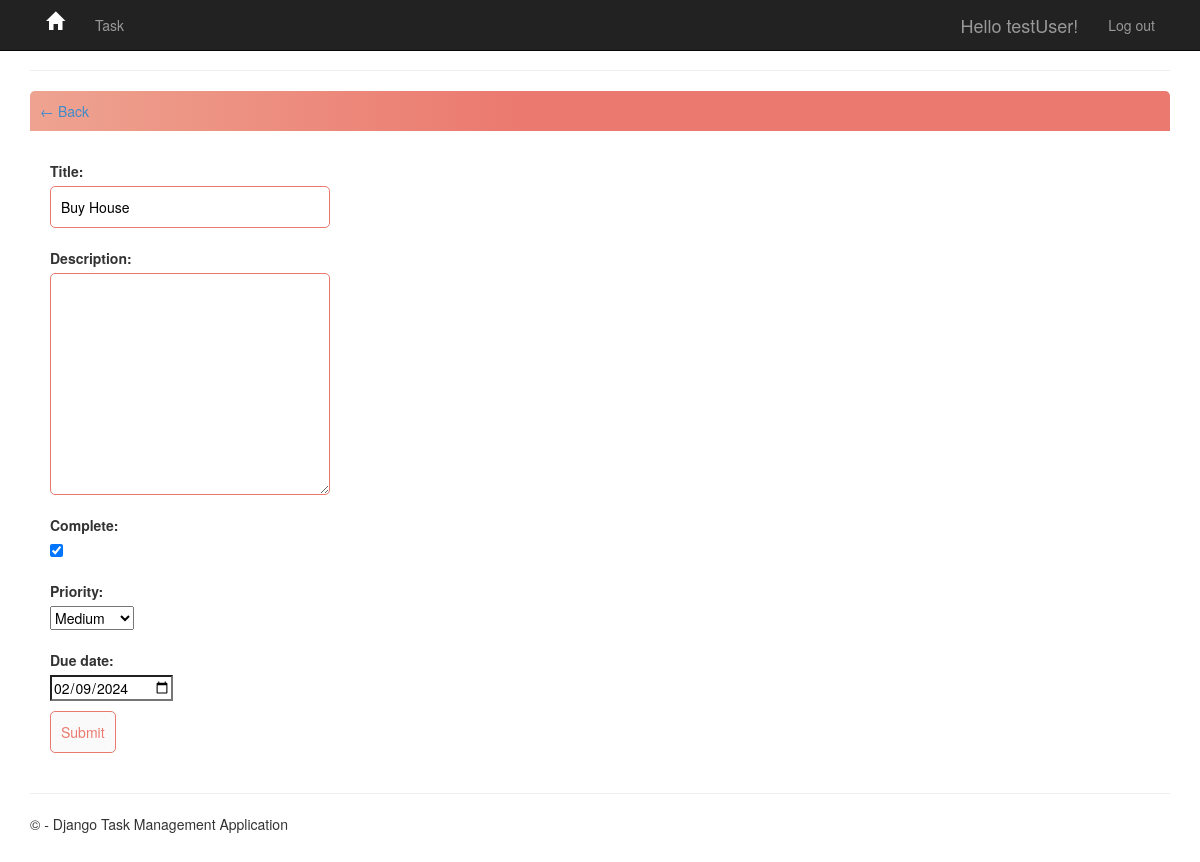
/task-update/25/ (signed in), run on the app's committed database.
### app/models.py (models this page shows, shortened)
class Task(models.Model):
    PRIORITY_CHOICES = [
        ('L', 'Low'),
        ('M', 'Medium'),
        ('H', 'High'),
        ('F', 'Fast Lane'),
    ]
    due_date = models.DateField(
        auto_now_add=False, auto_now=False, blank=True, null=True)
    user = models.ForeignKey(
        User, on_delete=models.CASCADE, null=True, blank=True)
    title = models.CharField(max_length=200)
    description = models.TextField(null=True, blank=True)
    complete = models.BooleanField(default=False)
    create = models.DateTimeField(auto_now_add=True)
    update = models.DateTimeField(auto_now=True)
    priority = models.CharField(
        max_length=1,
        choices=PRIORITY_CHOICES,
        default='L',
    )
    class Meta:
        ordering = ['complete']

### app/views.py (the view)
# urls.py: path('task-update/<int:pk>/', views.TaskUpdate.as_view(), name='task-update'),
class TaskUpdate(LoginRequiredMixin, UpdateView):
    model = Task
    form_class = TaskForm
    template_name = 'app/task_form.html'
    success_url = reverse_lazy('tasks')

### app/forms.py
class TaskForm(ModelForm):
    class Meta:
        model = Task
        fields = ['title', 'description', 'complete', 'priority', 'due_date']
        widgets = {
            'due_date': DateInput(),
        }

### app/templates/app/task_form.html (shortened to what this page needs)
{% extends 'app/layout.html' %}
{% block content %}
<hr />
<div class="header-bar">
    <a href="{% url 'tasks' %}">&#8592; Back</a>
</div>
<div class="card-body">
    <form method="POST" action="">
        {{ form.as_p }}
        <input class="button" type="submit" value="Submit">
    </form>
</div>
{% endblock content %}

### app/templates/app/loginpartial.html (shortened to what this page needs)
{% if user.is_authenticated %}
<form id="logoutForm" action="/logout/" method="post" class="navbar-right">
    <ul class="nav navbar-nav navbar-right">
        <li><span class="navbar-brand">Hello {{ user.username }}!</span></li>
        <li><a href="javascript:document.getElementById('logoutForm').submit()">Log out</a></li>
    </ul>
</form>
{% else %}
<ul class="nav navbar-nav navbar-right">
    <li><a href="{% url 'login' %}">Log in</a></li>
    <li><a href="{% url 'signup' %}">Sign up</a></li>
</ul>
{% endif %}

### app/static/app/content/site.css (style rules this page uses)
body { padding-top: 50px; padding-bottom: 20px; }
input, select, textarea { max-width: 280px; }

### app/static/app/content/customcss.css (style rules this page uses)
.header-bar { display: flex; justify-content: space-between; color: #fff; padding: 10px; border-radius: 5px 5px 0 0; background: linear-gradient(90deg,#EEA390 0%, #EB796F 43%, #EB796F 100%); }
input[type=text], input[type=password], textarea { border: 1px solid #EB796F; border-radius: 5px; padding: 10px; width: 90%; }
label { padding-top: 10px !important; display: block; }
.button { border: 1px solid #EB796F; background-color: #FAFAFA; color: #EB796F; padding: 10px; font-size: 14px; border-radius: 5px; cursor: pointer; text-decoration: none; }
.card-body { padding: 20px; }

### data on the page
Task: title "Buy House", complete "☑", priority "Medium", due_date "02/09/2024"

### other printed values
{{ user.username }} "testUser"
